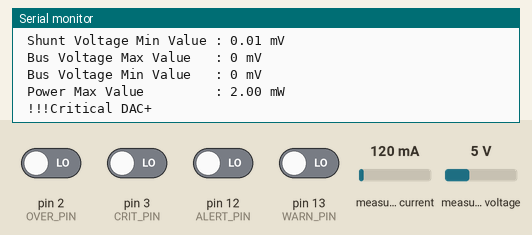
This sketch was run on a simulated Arduino Uno, built with avr-gcc and run on an emulated ATmega328P. On the bench: the last lines printed to the serial monitor. Wiring (inferred from the names in the program): INA219 current sensor at I2C address 0x40. The inputs (shaded band) are chosen by the test bench; at power-on: pin 2 (OVER_PIN), pin 3 (CRIT_PIN), pin 12 (ALERT_PIN), pin 13 (WARN_PIN) LOW, measured current 120 mA, measured voltage 5 V.

Above: at 6.3 s.
6.4 s: measured current set to 500 mA
At 7.3 s:
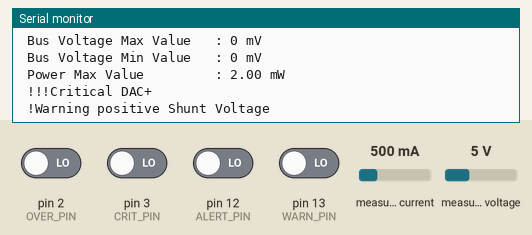
7.9 s: pin 2 (OVER_PIN) driven HIGH
At 8.4 s:
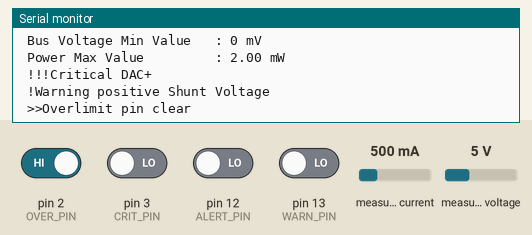
9.4 s: pin 3 (CRIT_PIN) driven HIGH
At 10.6 s:
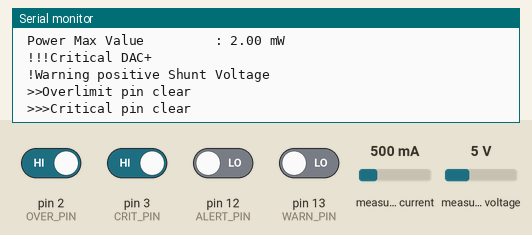
10.9 s: pin 12 (ALERT_PIN) driven HIGH
At 11.7 s:
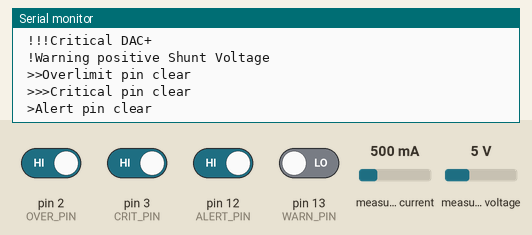
12.4 s: pin 13 (WARN_PIN) driven HIGH
At 12.9 s:
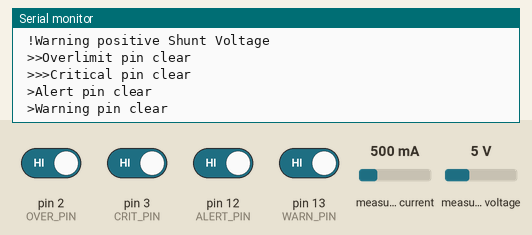
13.9 s: measured current set to 1000 mA
At 14.9 s:
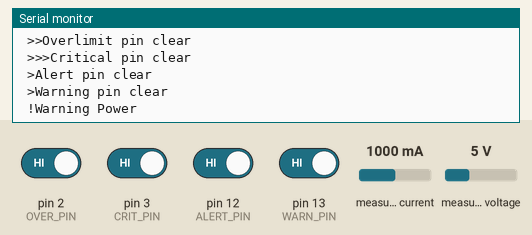

Measured:
- after the input at 6.4 s, the serial monitor: prints a new line at once (image 1)
- after the input at 7.9 s, the serial monitor: prints a new line at once (image 2)
- after the input at 9.4 s, the serial monitor: prints a new line at once (image 3)
- after the input at 10.9 s, the serial monitor: prints a new line at once (image 4)
- after the input at 12.4 s, the serial monitor: prints a new line at once (image 5)
- after the input at 13.9 s, the serial monitor: prints a new line at once (image 6)

The sketch:

P42_INA209.ino
```cpp
// (licence header left out)
// Pier 42 Watt-A-Live Shield/Wing

// Last change: 2019/Jul/21

// https://www.tindie.com/stores/pier42/
// https://hackaday.io/project/166326-watt-a-live-power-monitor-shield-wing
// https://github.com/wolfgangfriedrich/P42-Watt-A-Live


#include <Wire.h>		// I2C library
//#include <Serial.h>		// UART library
#include "TI_INA209.h"

TI_INA209 ina209_40( 0x40, SHUNT_R );		// instantiate ina209_40 of class INA209 with I2C address 0x40. Address depends on set resistors.
										// Set shunt resistor value.

unsigned long ActionTime = 10000;
//word smbus_mask = MWOV | MWUV | MWP | MWSP | MWSN | MCRITP | MCRITN ;										// Set no bits for the warning flag
word smbus_mask = MWOV | MWUV | MWP | MWSP | MWSN | MCRITP | MCRITN | SMAEN | OLEN | CREN | WRNEN;		// Set all bits for the warning flag
//word smbus_mask = MWOV | MWUV | MWP | MWSP | MWSN | MCRITP | MCRITN | WRNEN;			// Warning
//word smbus_mask = MWOV | MWUV | MWP | MWSP | MWSN | MCRITP | MCRITN | OLEN;			// Overlimit only
//word smbus_mask = MWOV | MWUV | MWP | MWSP | MWSN | MCRITP | MCRITN | CREN;			// Critical only
//word smbus_mask = MWOV | MWUV | MWP | MWSP | MWSN | MCRITP | MCRITN | SMAEN;			// SMBus Alert only

word smbus_alert, last_smbus_alert;

byte warn_pin_status = 0;
byte alert_pin_status = 0;
byte over_pin_status = 0;
byte critical_pin_status = 0;
byte gpio_pin_status = 0;

byte toggle = 0;


void setup() {

word testword = 0;

	Wire.begin();
	Serial.begin(115200);

	delay(5000);

//	pinMode (WARN_PIN, INPUT);

//	testword = BRNG | (PGA & PGAdiv8) | (BADC & BADC12b)| (SADC & SADC12b) | MODE_SBV_CONT;
//	Serial.print(F(" Test word : 0x"));
//	Serial.println(testword,HEX );

	ina209_40.writeWord ( CONFIG_REG , BRNG | (PGA & PGAdiv8) | (BADC & BADC12b)| (SADC & SADC12b) | MODE_SBV_CONT );

//	Serial.print(F(" Configuration Register : 0x"));
//	Serial.println(ina209_40.readWord( CONFIG_REG ),HEX );

	ina209_40.writeWord ( CALIBRATION_REG , CALIB_VALUE );

//	Serial.print(F(" Calibration Register : 0x"));
//	Serial.println(ina209_40.readWord( CALIBRATION_REG ),HEX );

	// Set the warning/limit registers and configure the warning pin
	ina209_40.writeWord ( SHUNT_V_POSWARN_REG , 3000 );	// full-scale range = ±320mV, 15-bit + sign, LSB = 10µV
	ina209_40.writeWord ( SHUNT_V_NEGWARN_REG , 1000 );	// full-scale range = ±320mV, 15-bit + sign, LSB = 10µV
	ina209_40.writeWord ( POWER_WARN_REG , 6000 );			// Full-scale range and LSB are set by the Calibration Reg. Power = (Current * BusVoltage)/5000
	ina209_40.writeWord ( BUS_OVER_V_WARN_REG , 16000 | !WPL | !WNL );	// in 4mV LSB shifted 3 bits up (8V => 8000/4*8 = 16000) + warn pin polarity and latch
	ina209_40.writeWord ( BUS_UNDER_V_WARN_REG , 7000 );	// in 4mV LSB shifted 3 bits up (3.5V => 3500/4*8 = 7000)

	ina209_40.writeWord ( BUS_OV_LIMIT_REG, 18000 | !OLP | !OLL );		// 9V -> set 9000*2 = 18000 + over pin polarity and latch
	ina209_40.writeWord ( BUS_UV_LIMIT_REG, 4000 );		// 2V -> set 2000*2 = 4000
	ina209_40.writeWord ( POWER_LIMIT_REG, 10000 );		//

	ina209_40.writeWord ( CRIT_DACP_REG, 10240 | !CP | CHYST14MV | !CRL  );		// Full scale is 255mV, LSB = 1mV, upper 8 bit, 40mV : 40<<8 = 10240
	ina209_40.writeWord ( CRIT_DACN_REG, 10240 | CF000 | WD00 );		// no sign, DAC comparator output filter, delay for warning pin

	ina209_40.writeWord ( SMBUS_REG , smbus_mask );

	Serial.println(F(" TI INA209 Demo\r\n"));
	Serial.print(F(" Configuration Register : 0x"));
	Serial.println(ina209_40.readWord( CONFIG_REG ),HEX );
	delay(100);
	Serial.print(F(" Calibration Register : 0x"));
	Serial.println(ina209_40.readWord( CALIBRATION_REG ),HEX );

	// reset and clear peak-hold registers by writing 1 into D0 bit of the respective register
	ina209_40.writeWord ( SHUNT_V_POSPEAK_REG, 0x0001 );
	ina209_40.writeWord ( SHUNT_V_NEGPEAK_REG, 0x0001 );
	ina209_40.writeWord ( BUS_V_MAX_REG, 0x0001 );
	ina209_40.writeWord ( BUS_V_MIN_REG, 0x0001 );
	ina209_40.writeWord ( POWER_PEAK_REG, 0x0001 );

	// set warning watchdog registers
	// values above these settings trigger flags in the status register and activate the warning pin.
	Serial.print(F(" SMBUS Alert Register : 0x"));
	Serial.println(ina209_40.readWord( SMBUS_REG ),HEX );

	ina209_40.pinMode209 ( OUTPUT );

	//Serial.print(F(" Critical DAC+ Register : 0x"));
	//Serial.println(ina209_40.readWord( CRIT_DACP_REG ),HEX );


	Serial.println("");

}


void loop() {

const long INTERVAL1000MSEC = 1000;
const long INTERVAL10SEC = 10000;
byte incomingByte = 0;
uint16_t value = 0;

unsigned long CurrentTime = millis();

//Serial.print(CurrentTime );
//Serial.print(" ");
//Serial.println(ActionTime);


	CurrentTime = millis();

	if ( ( (CurrentTime - ActionTime) >= INTERVAL10SEC) || (Serial.available() != 0) )

	{

		if (Serial.available() != 0)
			incomingByte = Serial.read();

		ActionTime = CurrentTime;

		if (toggle == 0) {
			toggle = 1;
			ina209_40.digitalWrite209 ( HIGH );
		}
		else {
			toggle = 0;
			ina209_40.digitalWrite209 ( LOW );
		}

		Serial.println("");
		Serial.print(F(" Bus Voltage Register    : "));
		Serial.print( (ina209_40.readWord( BUS_V_REG ) >>3) *0.004 );
		Serial.println(F(" V"));

	Serial.println("");
	Serial.print(F("^^^ Bus Voltage Register    : "));
	Serial.print( ina209_40.getVoltage() );
	Serial.println(F(" V"));

		Serial.print(F(" Current Register        : "));
		value = ina209_40.readWord (CURRENT_REG );
		if ((value & 0x8000) == 0x0000) {
			Serial.print( ( value ) *SHUNT_R );
		}
		else {
			Serial.print( "-");
			Serial.print( ( (value ^ 0xffff) +1  ) *SHUNT_R );
		}
		Serial.println(F(" mA"));

	Serial.print(F("^^^ Current Register    : "));
	Serial.print( ina209_40.getCurrent( SHUNT_R ) );
	Serial.println(F(" mA"));

		Serial.print(F(" Shunt Voltage Register  : "));
		value = ina209_40.readWord (SHUNT_V_REG );
		if ((value & 0x8000) == 0x0000) {
			Serial.print( ( value ) *0.01 );
		}
		else {
			Serial.print( "-");
			Serial.print( ( (value ^ 0xffff) +1  ) *0.01 );
		}
		Serial.println(F(" mV"));

		Serial.print(F(" Power Register          : "));
		Serial.print(ina209_40.readWord( POWER_REG ) *0.02 * SHUNT_R );
		Serial.println(F(" W"));

	Serial.print(F("^^^ Power Register          : "));
	Serial.print(ina209_40.getPower( SHUNT_R ) );
	Serial.println(F(" W"));

		Serial.print(F(" Shunt Voltage Max Value : "));
		Serial.print( (ina209_40.readWord (SHUNT_V_POSPEAK_REG ) ) *0.01 );
		Serial.println(F(" mV"));

		Serial.print(F(" Shunt Voltage Min Value : "));
		value = ina209_40.readWord (SHUNT_V_NEGPEAK_REG );
		if ((value & 0x8000) == 0x0000) {
			Serial.print( ( value ) *0.01 );
		}
		else {
			Serial.print( "-" );
			Serial.print( ( (value ^ 0xffff) +1  ) *0.01 );
		}
			Serial.println(F(" mV"));


		Serial.print(F(" Bus Voltage Max Value   : "));
		Serial.print(ina209_40.readWord( BUS_V_MAX_REG ) >>1 );
		Serial.println(F(" mV"));

		Serial.print(F(" Bus Voltage Min Value   : "));
		Serial.print(ina209_40.readWord( BUS_V_MIN_REG ) >>1 );
		Serial.println(F(" mV"));

		Serial.print(F(" Power Max Value         : "));
		Serial.print(ina209_40.readWord( POWER_PEAK_REG ) *20 *SHUNT_R );
		Serial.println(F(" mW"));
		Serial.println("");

	}
	else {

		// Warn register functions
		smbus_alert = ina209_40.readWord ( STATUS_REG ) & smbus_mask;

		if (smbus_alert != last_smbus_alert ) {

			last_smbus_alert = smbus_alert;

//			Serial.print(F(" Status Register : 0x"));
//			Serial.println( smbus_alert, HEX );

			if ( smbus_alert & WOV) {				// Warning bus positive
				Serial.println (F(" !Warning Bus Voltage over"));
			}
			else if ( smbus_alert & WUV) {				// Warning bus negative
				Serial.println (F(" !Warning Bus Voltage under"));
			}
			else if ( smbus_alert & WP) {				// Warning power
				Serial.println (F(" !Warning Power"));
			}
			else if ( smbus_alert & WSP) {				// Warning shunt positive
				Serial.println (F(" !Warning positive Shunt Voltage"));
			}
			else if ( smbus_alert & WSN) {				// Warning shunt negative
				Serial.println (F(" !Warning negative Shunt Voltage"));
			}
			else if ( smbus_alert & OLOV) {				// Overlimit over voltage
				Serial.println (F(" !!Limit Over Voltage"));
			}
			else if ( smbus_alert & OLUV) {				// Overlimit under voltage
				Serial.println (F(" !!Limit Under Voltage"));
			}
			else if ( smbus_alert & OLP) {				// Overlimit power
				Serial.println (F(" !!Limit Power"));
			}
			else if ( smbus_alert & CRITP) {			// Critical Shunt Positive Voltage
				Serial.println (F(" !!!Critical DAC+"));
			}
			else if ( smbus_alert & CRITN) {			// Critical Shunt Negative Voltage
				Serial.println (F(" !!!Critical DAC-"));
			}


			else if ( smbus_alert == 0 ) {				// All warning bits clear
				Serial.println (F(" -No Warning - All Clear."));
			}
			else  {				// Other cases.
				Serial.print (F(" !Warning unexpected value 0x"));
				Serial.println( smbus_alert, HEX );
			}
		}

		delay (10);

	}

	// All pins are active low.
	// Warn pin
	if (digitalRead (WARN_PIN) && (warn_pin_status == 0)) {
		warn_pin_status = 1;
		Serial.println (F(" >Warning pin clear"));
	}
	else if (digitalRead (WARN_PIN))
		warn_pin_status = 1;
	else if (!digitalRead (WARN_PIN) && (warn_pin_status == 1)) {
		warn_pin_status = 0;
		Serial.println (F(" >Warning pin set"));
	}
	else
		warn_pin_status = 0;

	// Alert pin
	if (digitalRead (ALERT_PIN) && (alert_pin_status == 0)) {
		alert_pin_status = 1;
		Serial.println (F(" >Alert pin clear"));
	}
	else if (digitalRead (ALERT_PIN))
		alert_pin_status = 1;
	else if (!digitalRead (ALERT_PIN) && (alert_pin_status == 1)) {
		alert_pin_status = 0;
		Serial.println (F(" >Alert pin set"));
	}
	else
		alert_pin_status = 0;

	// Overlimit pin
	if (digitalRead (OVER_PIN) && (over_pin_status == 0)) {
		over_pin_status = 1;
		Serial.println (F(" >>Overlimit pin clear"));
	}
	else if (digitalRead (OVER_PIN))
		over_pin_status = 1;
	else if (!digitalRead (OVER_PIN) && (over_pin_status == 1)) {
		over_pin_status = 0;
		Serial.println (F(" >>Overlimit pin set"));
	}
	else
		over_pin_status = 0;

	// Critical pin
	if (digitalRead (CRIT_PIN) && (critical_pin_status == 0)) {
		critical_pin_status = 1;
		Serial.println (F(" >>>Critical pin clear"));
	}
	else if (digitalRead (CRIT_PIN))
		critical_pin_status = 1;
	else if (!digitalRead (CRIT_PIN) && (critical_pin_status == 1)) {
		critical_pin_status = 0;
		Serial.println (F(" >>>Critical pin set"));
	}
	else
		critical_pin_status = 0;


	// GPIO pin
	if (((ina209_40.readWord ( CRIT_DACP_REG ) & GP) == GP) && (gpio_pin_status == 0)) {
		gpio_pin_status = 1;
		Serial.println (F(" >>>GPIO pin set"));
	}
	else if (((ina209_40.readWord ( CRIT_DACP_REG ) & GP) == 0) && (gpio_pin_status == 1)) {
		gpio_pin_status = 0;
		Serial.println (F(" >>>GPIO pin clear"));
	}
	else
		gpio_pin_status = gpio_pin_status;


}
```

ti_ina209.cpp
```cpp
// (licence header left out)
// Pier 42 Watt-A-Live Shield/Wing

// Last change: 2019/Jul/21

// https://www.tindie.com/stores/pier42/
// https://hackaday.io/project/166326-watt-a-live-power-monitor-shield-wing
// https://github.com/wolfgangfriedrich/P42-Watt-A-Live


#include "TI_INA209.h"
//#include <Arduino.h>


//<<constructor>>
TI_INA209::TI_INA209(byte address, float shunt) {
	ina209_addr = address;
	shunt_f = shunt;

	pinMode (WARN_PIN,  INPUT);
	pinMode (ALERT_PIN, INPUT);
	pinMode (OVER_PIN,  INPUT);
	pinMode (CRIT_PIN,  INPUT);

}

// read a word from the register
word TI_INA209::readWord( byte reg_addr) {

byte MSB = 0;
byte LSB = 0;

	Wire.beginTransmission(ina209_addr);
	Wire.write(reg_addr);
	Wire.endTransmission();
	Wire.beginTransmission(ina209_addr);
	Wire.requestFrom(ina209_addr, 2);    // read 2 bytes from register
	MSB = Wire.read();
	LSB = Wire.read();
	Wire.endTransmission();
	return word(MSB,LSB);
}

// write a word into the register pointed
void TI_INA209::writeWord( byte reg_addr , word data) {
	Wire.beginTransmission(ina209_addr);
	Wire.write(reg_addr);
	Wire.write(highByte(data));
	Wire.write(lowByte(data));
	Wire.endTransmission();
}

// set the GPIO pin on the INA209 to the selected mode
void TI_INA209::pinMode209 ( uint8_t mode ) {

	if (mode == INPUT) {
		writeWord ( CRIT_DACP_REG, readWord ( CRIT_DACP_REG ) | GPMIN  );
	}
	else if (mode == OUTPUT) {
		writeWord ( CRIT_DACP_REG, (readWord ( CRIT_DACP_REG ) & !GPM) | GPMOUT0  );
	}
	else
		return;

	return;
}

// set the state of the GPIO pin on the INA209
void TI_INA209::digitalWrite209 ( uint8_t value ) {

	if (value == HIGH) {
		writeWord ( CRIT_DACP_REG, readWord ( CRIT_DACP_REG ) | GPMOUT1  );
		// Serial.print("<1>");
	}
	else if (value == LOW) {
		writeWord ( CRIT_DACP_REG, (readWord ( CRIT_DACP_REG ) & !GPM) | GPMOUT0  );
		// Serial.print("<0>");
	}
	else
		return;

	return;
}

// read the state of the GPIO pin on the INA209
uint8_t  TI_INA209::digitalRead209 ( void ) {

	if ( readWord ( CRIT_DACP_REG ) & GP == 0 ) {
		return LOW;
	}
	else {
		return HIGH;
	}
}

// return current value in human readable form
float	TI_INA209::getCurrent ( float shunt_f ) {

	uint16_t value;
	float return_value;

		value = readWord (CURRENT_REG );
		if ((value & 0x8000) == 0x0000) {
			return_value = value *shunt_f ;
		}
		else {
			return_value =  -( (value ^ 0xffff) +1  ) *shunt_f ;
		}

//		Serial.print(F(" Current Register        : "));
//		Serial.print( return_value );
//		Serial.print( "-");
//		Serial.println(F(" mA"));

	return return_value;
}

// return voltage value in human readable form
	float	TI_INA209::getVoltage ( void ) {

	float return_value;

		return_value = ( (readWord( BUS_V_REG ) >>3) *0.004 );

//		Serial.print(F(" Bus Voltage Register    : "));
//		Serial.print(return_value);
//		Serial.println(F(" V"));

	return return_value;
}

// return power value in human readable form
	float	TI_INA209::getPower ( float shunt_f ){

	float return_value;

		return_value = readWord( POWER_REG ) *0.02 * shunt_f;

//		Serial.print(F(" Power Register          : "));
//		Serial.print( return_value );
//		Serial.println(F(" W"));

	return return_value;
}
```

Source omitted: ti_ina209.h (11285 bytes)
